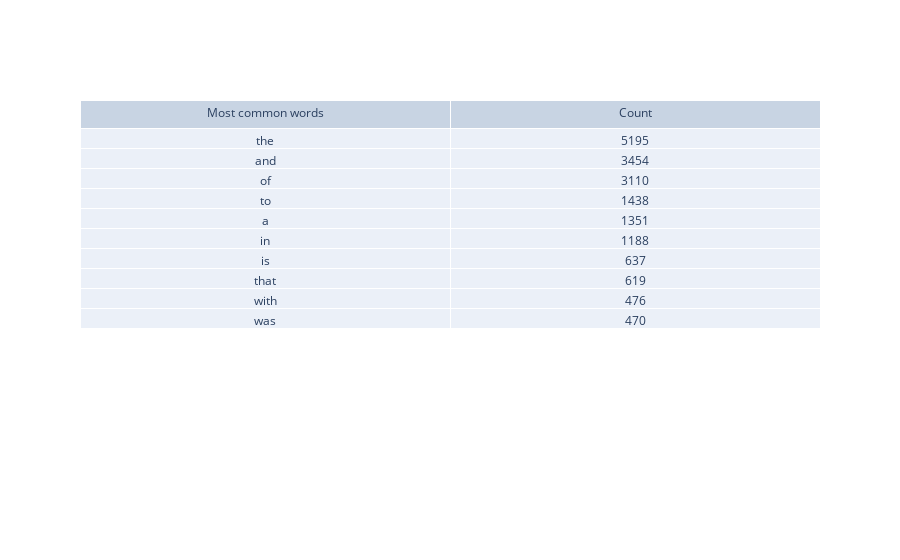

The cell this chart's notebook holds for it:
### Code cell
# [2-3] ON YOUR OWN:

# Using the code above for figures, create a new table that lists the top 10 most frequent words and how many times they occur in that text.

#import collections librat\y
from collections import Counter

#split the words up
split_it = blob.split()

#count those words
Counter = Counter(split_it)

# most_common() produces k frequently encountered
# input values and their respective counts.
most_occur = Counter.most_common(10)

#split the list up into two variables
first,snd = zip(*most_occur)


import plotly.graph_objects as go

fig = go.Figure(data=[go.Table(header=dict(values=['Most common words', 'Count']),
                 cells=dict(values=[first, snd]))
                     ])
fig.show()

### Figure 1 — Plotly figure (JSON) as saved in the notebook; plotly's stock layout.template omitted (floating-point values rounded to 4 significant figures)
{"data": [{"cells": {"values": [["the", "and", "of", "to", "a", "in", "is", "that", "with", "was"], [5195, 3454, 3110, 1438, 1351, 1188, 637, 619, 476, 470]]}, "header": {"values": ["Most common words", "Count"]}, "type": "table"}], "layout": {}}
